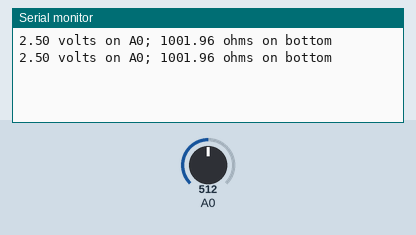
This sketch was run on a simulated Arduino Uno, built with avr-gcc and run on an emulated ATmega328P. On the bench: the last lines printed to the serial monitor. The test bench sets the inputs (shaded band); at power-on: A0 = 512.

Above: at 1.8 s.
1.9 s: A0 set to 1007
At 2.8 s:
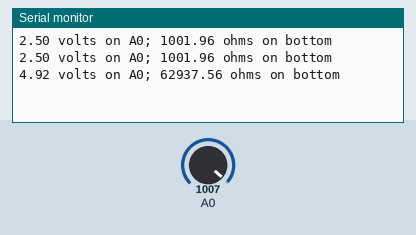
3.4 s: A0 set to 1023
At 4.8 s:
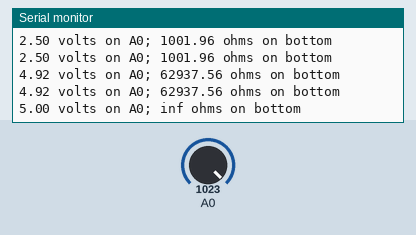

Measured:
- the behaviour switches between 1022 and 1023 on A0 (found by bisection; images 1 and 2)
- after the input at 1.9 s, the serial monitor: prints a new line after 0.10 s (image 1)
- after the input at 3.4 s, the serial monitor: prints a new line after 0.61 s (image 2)

The sketch:

sketch_jan20b.ino
```cpp
void setup()

{
  Serial.begin(9600);
}

void loop()

{

  int v=analogRead(A0); // reads voltage on pin A0: 0 .. 1023
  float realV=5.0*v/1023.0; // scale to actual volts above ground

  /*
   In a series circuit, the current flows through
   both the top and bottom resistors, so Itop = Ibottom.
   Thus Vtop / Rtop = Vbottom / Rbottom, solve for Rbottom.
   */

  float Vbottom=realV; // A0 to GND
  float Vtop=5.0-realV;  // 5V to A0
  float Rtop=1000.0;  // top known resistance (1k)
  float Rbottom=Vbottom / (Vtop/Rtop);
  Serial.print(realV);
  Serial.print(" volts on A0; ");
  Serial.print(Rbottom);
  Serial.print(" ohms on bottom\n");
  delay(1000); // Wait for 100 milliseconds
}
```
